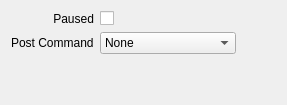
                    <widget class="QWidget" name="tab_7">
                     <attribute name="title">
                      <string>Local</string>
                     </attribute>
                     <layout class="QGridLayout" name="gridLayout_13">
                      <item row="2" column="1">
                       <spacer name="verticalSpacer">
                        <property name="orientation">
                         <enum>Qt::Vertical</enum>
                        </property>
                        <property name="sizeHint" stdset="0">
                         <size>
                          <width>20</width>
                          <height>40</height>
                         </size>
                        </property>
                       </spacer>
                      </item>
                      <item row="1" column="0">
                       <widget class="QLabel" name="label_4">
                        <property name="text">
                         <string>Post Command</string>
                        </property>
                       </widget>
                      </item>
                      <item row="1" column="3">
                       <spacer name="horizontalSpacer_6">
                        <property name="orientation">
                         <enum>Qt::Horizontal</enum>
                        </property>
                        <property name="sizeHint" stdset="0">
                         <size>
                          <width>40</width>
                          <height>20</height>
                         </size>
                        </property>
                       </spacer>
                      </item>
                      <item row="0" column="1">
                       <widget class="QCheckBox" name="local_paused_cbx">
                        <property name="text">
                         <string/>
                        </property>
                       </widget>
                      </item>
                      <item row="0" column="0">
                       <widget class="QLabel" name="label_9">
                        <property name="text">
                         <string>Paused</string>
                        </property>
                        <property name="alignment">
                         <set>Qt::AlignRight|Qt::AlignTrailing|Qt::AlignVCenter</set>
                        </property>
                       </widget>
                      </item>
                      <item row="1" column="1">
                       <widget class="QComboBox" name="post_cmd_cbb">
                        <item>
                         <property name="text">
                          <string>None</string>
                         </property>
                        </item>
                        <item>
                         <property name="text">
                          <string>Open Result Folder</string>
                         </property>
                        </item>
                       </widget>
                      </item>
                     </layout>
                    </widget>
